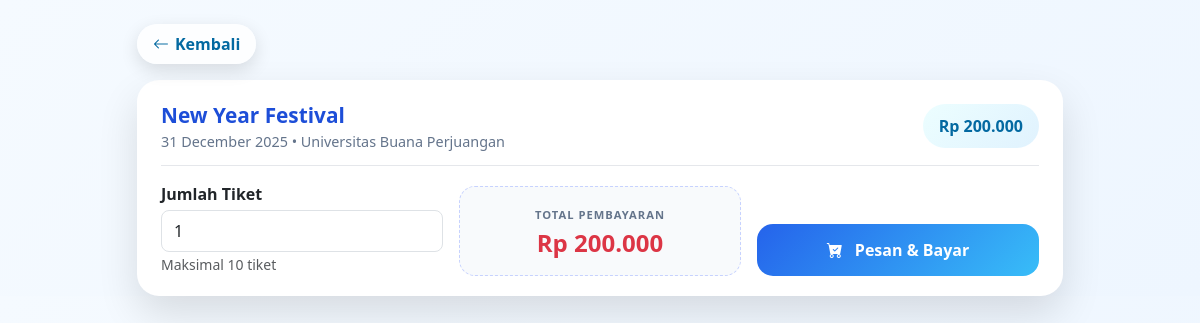
Screenshot of /user/buy_ticket.php?event_id=9 (signed in) with the database file from the repository.
### tables this page shows
CREATE TABLE `events` (
  `id` int(11) UNSIGNED NOT NULL,
  `title` varchar(255) NOT NULL,
  `event_date` date DEFAULT NULL,
  `date` date NOT NULL,
  `time` time NOT NULL,
  `location` varchar(255) NOT NULL,
  `description` text DEFAULT NULL,
  `total_tickets` int(11) NOT NULL,
  `price` decimal(10,2) NOT NULL,
  `created_at` timestamp NOT NULL DEFAULT current_timestamp()
);

### user/buy_ticket.php (the view, shortened to what this page needs)
<?php
require_once '../config/database.php';
$event_id = $_GET['event_id'];
$stmt = $pdo->prepare("SELECT * FROM events WHERE id = ?");
$stmt->execute([$event_id]);
$event = $stmt->fetch(PDO::FETCH_ASSOC);
?>
<!DOCTYPE html>
<html lang="id">
<head>
<link href="https://cdn.jsdelivr.net/npm/bootstrap@5.3.3/dist/css/bootstrap.min.css" rel="stylesheet">
<link rel="stylesheet" href="https://cdn.jsdelivr.net/npm/bootstrap-icons@1.11.3/font/bootstrap-icons.min.css">
</head>
<body>
<div class="container mt-4">
<div class="row justify-content-center">
    <div class="col-lg-11 col-xl-10">
        <div class="mb-3">
            <a href="events.php" class="back-link">
                <i class="bi bi-arrow-left"></i> Kembali
            </a>
        </div>
        <div class="ticket-shell">
            <div class="header">
                <div>
                    <div class="event-title">
                        <?= htmlspecialchars($event['title']) ?>
                    </div>
                    <div class="event-meta">
                        <?= date('d F Y', strtotime($event['date'])) ?> • <?= htmlspecialchars($event['location']) ?>
                    </div>
                </div>
                <div class="price-badge">
                    Rp <?= number_format($event['price'], 0, ',', '.') ?>
                </div>
            </div>
            <form action="buy_ticket.php?event_id=<?= $event['id'] ?>" method="POST">
                <div class="row align-items-end g-3">
                    <div class="col-md-4">
                        <label for="quantity" class="form-label">
                            Jumlah Tiket
                        </label>
                        <input type="number"
                               id="quantity"
                               name="quantity"
                               class="form-control form-control-lg rounded-3"
                               value="1"
                               min="1"
                               max="10"
                               required>
                        <small class="text-muted">Maksimal 10 tiket</small>
                    </div>
                    <div class="col-md-4">
                        <div class="total-box">
                            <small>TOTAL PEMBAYARAN</small>
                            <div id="total_price_display" class="fs-4 fw-bolder text-danger">
                            </div>
                        </div>
                    </div>
                    <div class="col-md-4">
                        <button type="submit" class="btn btn-order w-100 text-white">
                            <i class="bi bi-cart-check-fill me-2"></i>
                            Pesan & Bayar
                        </button>
                    </div>
                </div>
            </form>
        </div>
    </div>
</div>
</div>
</body>
</html>

### user/buy_ticket.php (style rules this page uses)
body { background:linear-gradient(135deg,#f5faff,#eef6ff); font-family:"Segoe UI",sans-serif; }
.back-link { display:inline-flex; align-items:center; gap:6px; padding:8px 16px; border-radius:999px; background:#ffffffcc; backdrop-filter: blur(8px); color:#0369a1; font-weight:600; text-decoration:none; box-shadow:0 6px 18px rgba(0,0,0,.12); transition:.25s; }
.ticket-shell { background:#fff; border-radius:22px; box-shadow:0 18px 40px rgba(0,0,0,.12); padding:20px 24px; }
.header { display:flex; justify-content:space-between; align-items:center; border-bottom:1px solid #e5e7eb; padding-bottom:12px; margin-bottom:16px; }
.event-title { font-weight:800; color:#1d4ed8; font-size:1.3rem; }
.event-meta { color:#64748b; font-size:.9rem; }
.price-badge { background:linear-gradient(135deg,#ecfeff,#e0f2fe); color:#0369a1; font-weight:800; padding:10px 16px; border-radius:999px; white-space:nowrap; }
.form-label { font-weight:700; margin-bottom:4px; }
.form-control-lg { padding:.5rem .75rem; font-size:1rem; }
.total-box { background:#f8fafc; border-radius:16px; padding:14px; text-align:center; border:1px dashed #c7d2fe; }
.total-box small { font-size:.7rem; font-weight:800; letter-spacing:1px; color:#64748b; }
.btn-order { background:linear-gradient(135deg,#2563eb,#38bdf8); border:none; border-radius:16px; font-weight:800; padding:14px; transition:.25s; }

### rows the page displays
events: title "New Year Festival", date "31 December 2025", location "Universitas Buana Perjuangan", price "200.000"
